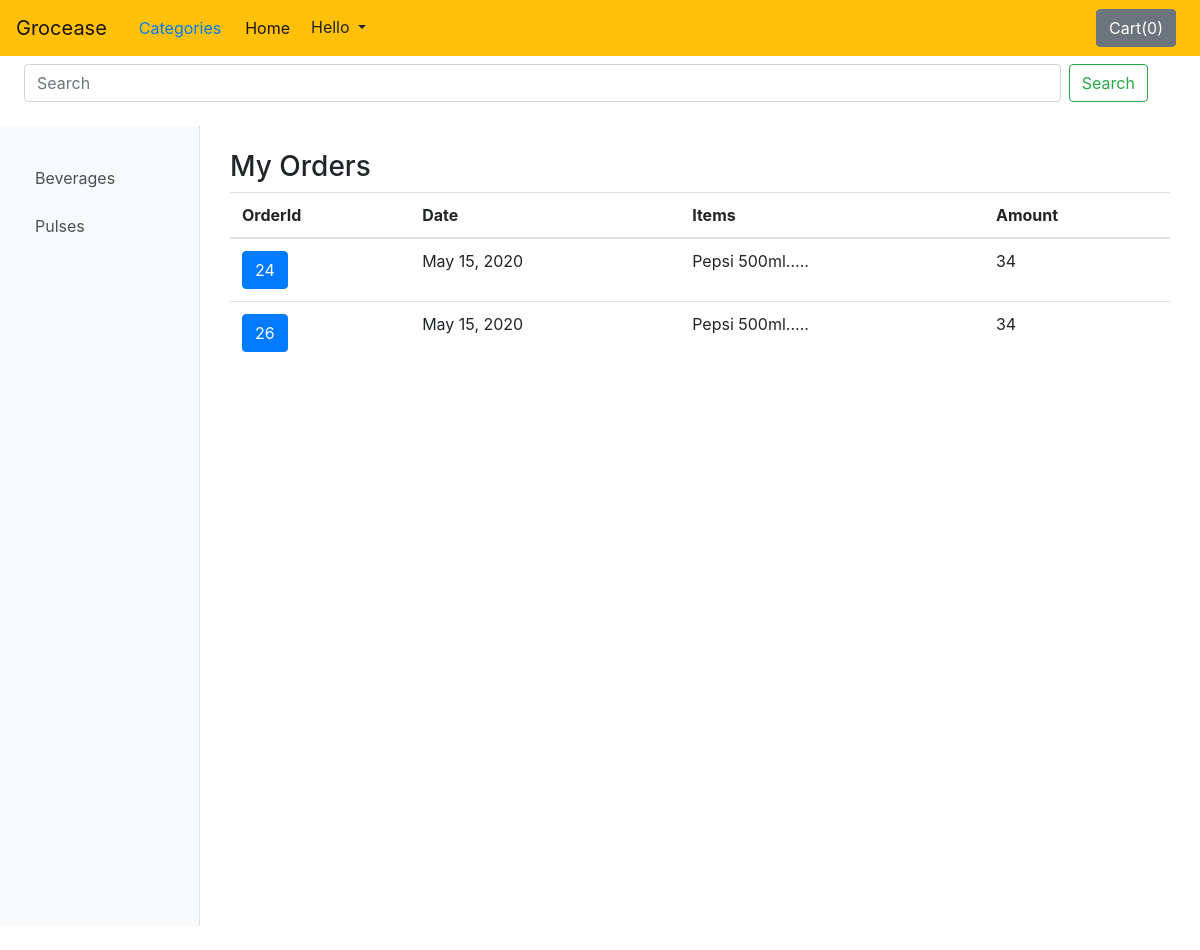
Page /my_orders/ (signed in) on the earlier database version.
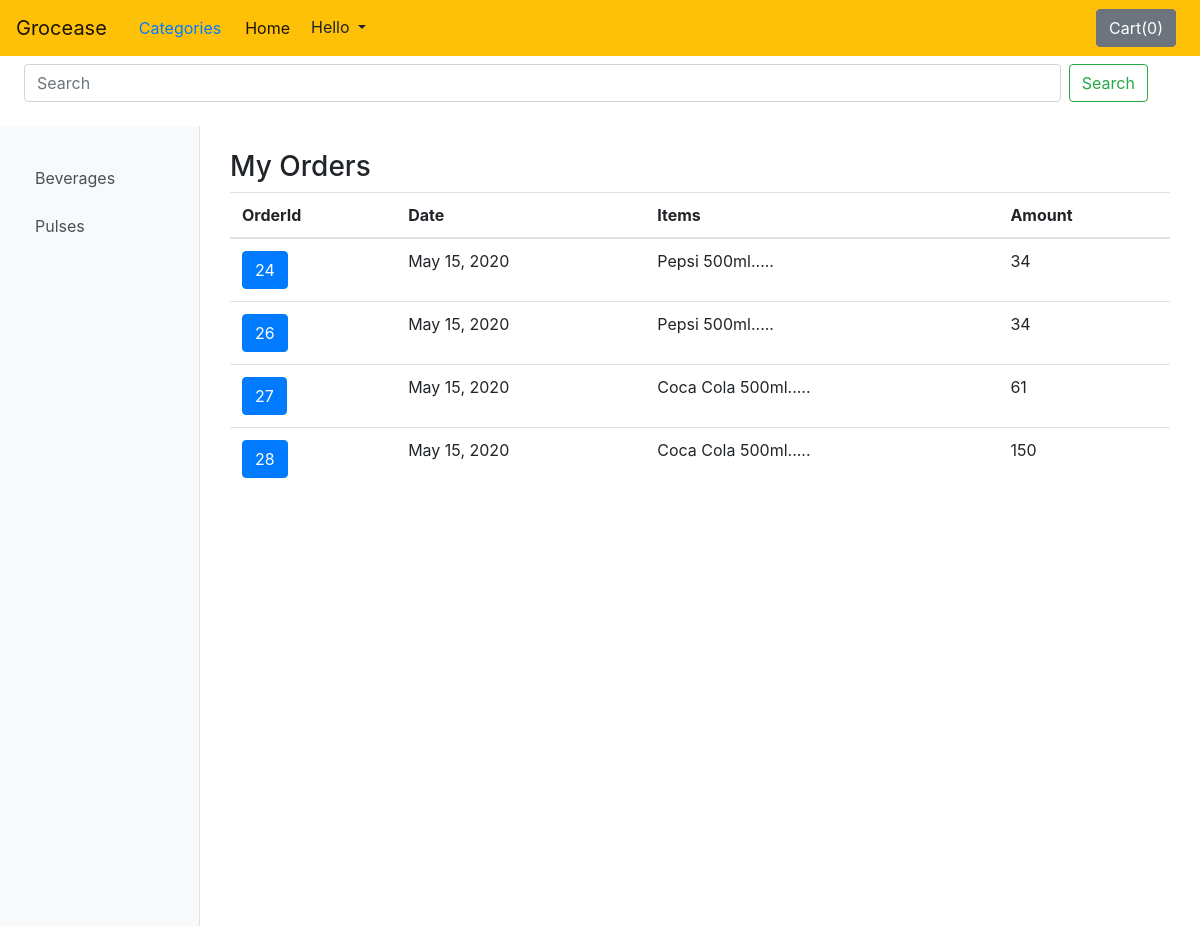
Same page on the later database version.
### shop/models.py (models this page shows, shortened)
class Category(models.Model):
    cat_id = models.AutoField(primary_key=True)
    name = models.CharField(max_length=50)

class Order(models.Model):
    o_id = models.AutoField(primary_key=True)
    u_id = models.ForeignKey(User, on_delete = models.SET_NULL, null=True)
    order_date = models.DateField()
    items = models.ManyToManyField(OrderItem)
    grand_total = models.IntegerField()
    fname = models.CharField(max_length=100, default='null')
    lname = models.CharField(max_length=100, default='null')
    contact = models.CharField(max_length=15,default='null')
    add1 = models.CharField(max_length=100,default='null')
    add2 = models.CharField(max_length=100, default='null')
    city = models.CharField(max_length=100, default='null')
    state = models.CharField(max_length=100, default='null')
    zipcode = models.CharField(max_length=100, default='null')

### shop/views.py (the view)
# urls.py: path('my_orders/', views.my_orders, name='my_orders'),
def my_orders(request):
    category = Category.objects.all()
    category = list(category)
    orders = Order.objects.filter(u_id=request.user.id)
    items = dict()
    for order in orders:
        p = []
        for i in order.items.all():
            p_id = i.p_id
            products = Product.objects.filter(p_id = p_id).values_list('name', flat=True)[0]
            p.append(products)
        items[order] = p
    print(items)
    return render(request, 'shop/my_orders.html', {'category': category, 'orders':orders, 'items':items})

### shop/templatetags/index.py (called while the page is built)
@register.filter
def index(indexable, i):
    return indexable[i]

### shop/templates/shop/my_orders.html (shortened to what this page needs)
{% extends 'shop/base.html' %}
{% load static %}
{% load mathfilters %}
{% load index %}
{% block body %}
<div class="d-flex my-4" id="wrapper">
    {% include 'shop/sidebar.html' %}
    <div id="page-content-wrapper" class="col">
<div class="container my-4">
    <h3>My Orders</h3>
<table class="table">
    <thead class="">
      <tr>
        <th scope="col">OrderId</th>
        <th scope="col">Date</th>
        <th scope="col">Items</th>
        <th scope="col">Amount</th>
      </tr>
    </thead>
    <tbody>
        {% for order, items in items.items %}
      <tr>
         <th scope="row"><a href='{% url "order_detail" order.o_id %}' class="btn btn-primary">{{order.o_id}}</a></th>
        <td>{{order.order_date}}</td>
        <td>{{items|index:0}}.....</td>
        <td>{{order.grand_total}}</td>
      </tr>
      {% endfor %}
    </tbody>
  </table>
</div>
</div>
</div>
{% endblock %}

### shop/templates/shop/base.html (shortened to what this page needs)
{% load static %}
<html>
<head>
    <link rel="stylesheet" href="https://stackpath.bootstrapcdn.com/bootstrap/4.4.1/css/bootstrap.min.css">
    <link href="{% static 'shop/vendor/bootstrap/css/bootstrap.min.css' %}" rel="stylesheet">
  <link href="{% static 'shop/css/simple-sidebar.css' %}" rel="stylesheet">
</head>
<body>
<nav class="navbar navbar-expand-lg navbar-light bg-warning">
  <a class="navbar-brand" href="{% url 'home' %}">Grocease</a>
    <a class="nav-link" href="{% url 'home' %}" id='menu-toggle'>Categories
      </a>
  <div class="collapse navbar-collapse" id="navbarSupportedContent">
    <ul class="navbar-nav mr-auto">
      <li class="nav-item active">
        <a class="nav-link" href="{% url 'home' %}">Home <span class="sr-only">(current)</span></a>
      </li>
        {% if user.is_authenticated %}
        <div class="dropdown">
          <button class="btn btn-warning dropdown-toggle" type="button" id="dropdownMenuButton" data-toggle="dropdown" aria-haspopup="true" aria-expanded="false">
            Hello {{user.first_name|title}}
          </button>
        </div>
        {% endif %}
    </ul>
    <a href="{% url 'cart' %}"><button type="button" id="popovercart" class="btn btn-secondary mx-2" >Cart(<span id="cart">0</span>)</button></a>
  </div>
</nav>
<form class="form-inline my-2 mx-4">
  <input class="form-control mr-sm-2" type="search" placeholder="Search" aria-label="Search" style="width: 90%;">
  <button class="btn btn-outline-success my-2 my-sm-0" type="submit">Search</button>
</form>
{% block body %}{% endblock %}
</body>
</html>

### shop/templates/shop/sidebar.html
<div class="bg-light border-right col-sm-2" id="sidebar-wrapper">
    <div class="sidebar-heading"></div>
    {% for cat in category %}
    <div class="list-group list-group-flush col-sm-2">
      <a href="{% url 'category' cat.cat_id %}" class="list-group-item list-group-item-action bg-light">{{cat.name}}</a>
    </div>
    {% endfor %}
  </div>

### shop/static/shop/css/simple-sidebar.css (style rules this page uses)
body { overflow-x: hidden; }
#sidebar-wrapper { min-height: 100vh; margin-left: -15rem; -webkit-transition: margin .25s ease-out; -moz-transition: margin .25s ease-out; -o-transition: margin .25s ease-out; transition: margin .25s ease-out; }
#sidebar-wrapper .sidebar-heading { padding: 0.875rem 1.25rem; font-size: 1.2rem; }
#sidebar-wrapper .list-group { width: 15rem; }
#page-content-wrapper { min-width: 100vw; }
@media (min-width: 768px) { #sidebar-wrapper { margin-left: 0; } }
@media (min-width: 768px) { #page-content-wrapper { min-width: 0; width: 100%; } }

Differences in the rows shown:
added Order: o_id "27", order_date "May 15, 2020", items "Coca Cola 500ml", grand_total "61"
added Order: o_id "28", order_date "May 15, 2020", items "Coca Cola 500ml", grand_total "150"
